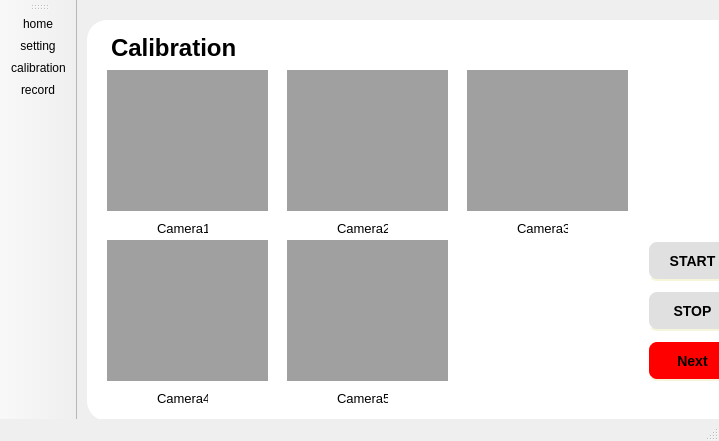
<?xml version="1.0" encoding="UTF-8"?>
<ui version="4.0">
 <class>MainWindow</class>
 <widget class="QMainWindow" name="MainWindow">
  <property name="geometry">
   <rect>
    <x>0</x>
    <y>0</y>
    <width>719</width>
    <height>441</height>
   </rect>
  </property>
  <property name="windowTitle">
   <string>MainWindow</string>
  </property>
  <widget class="QWidget" name="centralwidget">
   <widget class="QLabel" name="label_3">
    <property name="geometry">
     <rect>
      <x>10</x>
      <y>20</y>
      <width>661</width>
      <height>401</height>
     </rect>
    </property>
    <property name="styleSheet">
     <string notr="true">background-color: rgb(255, 255, 255);
border-radius: 20px;</string>
    </property>
    <property name="text">
     <string/>
    </property>
   </widget>
   <widget class="QTextBrowser" name="textBrowser_3">
    <property name="geometry">
     <rect>
      <x>30</x>
      <y>30</y>
      <width>301</width>
      <height>41</height>
     </rect>
    </property>
    <property name="font">
     <font>
      <pointsize>14</pointsize>
     </font>
    </property>
    <property name="frameShape">
     <enum>QFrame::NoFrame</enum>
    </property>
    <property name="frameShadow">
     <enum>QFrame::Plain</enum>
    </property>
    <property name="html">
     <string>&lt;!DOCTYPE HTML PUBLIC &quot;-//W3C//DTD HTML 4.0//EN&quot; &quot;http://www.w3.org/TR/REC-html40/strict.dtd&quot;&gt;
&lt;html&gt;&lt;head&gt;&lt;meta name=&quot;qrichtext&quot; content=&quot;1&quot; /&gt;&lt;style type=&quot;text/css&quot;&gt;
p, li { white-space: pre-wrap; }
&lt;/style&gt;&lt;/head&gt;&lt;body style=&quot; font-family:'MS Shell Dlg 2'; font-size:14pt; font-weight:400; font-style:normal;&quot;&gt;
&lt;p style=&quot; margin-top:0px; margin-bottom:0px; margin-left:0px; margin-right:0px; -qt-block-indent:0; text-indent:0px;&quot;&gt;&lt;span style=&quot; font-size:18pt; font-weight:600; color:#000000;&quot;&gt;Calibration&lt;/span&gt;&lt;/p&gt;&lt;/body&gt;&lt;/html&gt;</string>
    </property>
   </widget>
   <widget class="QLabel" name="camera1_label">
    <property name="geometry">
     <rect>
      <x>30</x>
      <y>70</y>
      <width>161</width>
      <height>141</height>
     </rect>
    </property>
    <property name="styleSheet">
     <string notr="true">background-color: rgb(160, 160, 160);</string>
    </property>
    <property name="text">
     <string/>
    </property>
   </widget>
   <widget class="QLabel" name="camera2_label">
    <property name="geometry">
     <rect>
      <x>210</x>
      <y>70</y>
      <width>161</width>
      <height>141</height>
     </rect>
    </property>
    <property name="styleSheet">
     <string notr="true">background-color: rgb(160, 160, 160);</string>
    </property>
    <property name="text">
     <string/>
    </property>
   </widget>
   <widget class="QLabel" name="camera3_label">
    <property name="geometry">
     <rect>
      <x>390</x>
      <y>70</y>
      <width>161</width>
      <height>141</height>
     </rect>
    </property>
    <property name="styleSheet">
     <string notr="true">background-color: rgb(160, 160, 160);</string>
    </property>
    <property name="text">
     <string/>
    </property>
   </widget>
   <widget class="QLabel" name="camera5_label">
    <property name="geometry">
     <rect>
      <x>210</x>
      <y>240</y>
      <width>161</width>
      <height>141</height>
     </rect>
    </property>
    <property name="styleSheet">
     <string notr="true">background-color: rgb(160, 160, 160);</string>
    </property>
    <property name="text">
     <string/>
    </property>
   </widget>
   <widget class="QLabel" name="camera4_label">
    <property name="geometry">
     <rect>
      <x>30</x>
      <y>240</y>
      <width>161</width>
      <height>141</height>
     </rect>
    </property>
    <property name="styleSheet">
     <string notr="true">background-color: rgb(160, 160, 160);</string>
    </property>
    <property name="text">
     <string/>
    </property>
   </widget>
   <widget class="QPushButton" name="calibration_next_but">
    <property name="geometry">
     <rect>
      <x>570</x>
      <y>340</y>
      <width>91</width>
      <height>41</height>
     </rect>
    </property>
    <property name="styleSheet">
     <string notr="true">QPushButton {
	background-color: rgb(255, 0, 0);
    border-style: outset;
    border-width: 2px;
    border-radius: 10px;
    border-color: beige;
    font: bold 14px;
    padding: 6px;
}</string>
    </property>
    <property name="text">
     <string>Next</string>
    </property>
   </widget>
   <widget class="QPushButton" name="calibration_start">
    <property name="geometry">
     <rect>
      <x>570</x>
      <y>240</y>
      <width>91</width>
      <height>41</height>
     </rect>
    </property>
    <property name="styleSheet">
     <string notr="true">QPushButton {
    background-color:rgb(224,224,224);
    border-style: outset;
    border-width: 2px;
    border-radius: 10px;
    border-color: beige;
    font: bold 14px;
    padding: 6px;
}</string>
    </property>
    <property name="text">
     <string>START</string>
    </property>
   </widget>
   <widget class="QPushButton" name="calibration_stop_but">
    <property name="geometry">
     <rect>
      <x>570</x>
      <y>290</y>
      <width>91</width>
      <height>41</height>
     </rect>
    </property>
    <property name="styleSheet">
     <string notr="true">QPushButton {
    background-color:rgb(224,224,224);
    border-style: outset;
    border-width: 2px;
    border-radius: 10px;
    border-color: beige;
    font: bold 14px;
    padding: 6px;
}</string>
    </property>
    <property name="text">
     <string>STOP</string>
    </property>
   </widget>
   <widget class="QLabel" name="label_8">
    <property name="geometry">
     <rect>
      <x>80</x>
      <y>220</y>
      <width>51</width>
      <height>16</height>
     </rect>
    </property>
    <property name="font">
     <font>
      <pointsize>10</pointsize>
     </font>
    </property>
    <property name="text">
     <string>Camera1</string>
    </property>
   </widget>
   <widget class="QLabel" name="label_9">
    <property name="geometry">
     <rect>
      <x>260</x>
      <y>220</y>
      <width>51</width>
      <height>16</height>
     </rect>
    </property>
    <property name="font">
     <font>
      <pointsize>10</pointsize>
     </font>
    </property>
    <property name="text">
     <string>Camera2</string>
    </property>
   </widget>
   <widget class="QLabel" name="label_10">
    <property name="geometry">
     <rect>
      <x>440</x>
      <y>220</y>
      <width>51</width>
      <height>16</height>
     </rect>
    </property>
    <property name="font">
     <font>
      <pointsize>10</pointsize>
     </font>
    </property>
    <property name="text">
     <string>Camera3</string>
    </property>
   </widget>
   <widget class="QLabel" name="label_11">
    <property name="geometry">
     <rect>
      <x>80</x>
      <y>390</y>
      <width>51</width>
      <height>16</height>
     </rect>
    </property>
    <property name="font">
     <font>
      <pointsize>10</pointsize>
     </font>
    </property>
    <property name="text">
     <string>Camera4</string>
    </property>
   </widget>
   <widget class="QLabel" name="label_13">
    <property name="geometry">
     <rect>
      <x>260</x>
      <y>390</y>
      <width>51</width>
      <height>16</height>
     </rect>
    </property>
    <property name="font">
     <font>
      <pointsize>10</pointsize>
     </font>
    </property>
    <property name="text">
     <string>Camera5</string>
    </property>
   </widget>
  </widget>
  <widget class="QStatusBar" name="statusbar"/>
  <widget class="QToolBar" name="toolBar">
   <property name="windowTitle">
    <string>toolBar</string>
   </property>
   <attribute name="toolBarArea">
    <enum>LeftToolBarArea</enum>
   </attribute>
   <attribute name="toolBarBreak">
    <bool>false</bool>
   </attribute>
   <addaction name="actionhome"/>
   <addaction name="actionsetting"/>
   <addaction name="actioncalibration"/>
   <addaction name="actionrecord"/>
  </widget>
  <action name="actionhome">
   <property name="icon">
    <iconset>
     <normaloff>image/home.png</normaloff>image/home.png</iconset>
   </property>
   <property name="text">
    <string>home</string>
   </property>
  </action>
  <action name="actionsetting">
   <property name="icon">
    <iconset>
     <normaloff>image/setting.png</normaloff>image/setting.png</iconset>
   </property>
   <property name="text">
    <string>setting</string>
   </property>
  </action>
  <action name="actioncalibration">
   <property name="icon">
    <iconset>
     <normaloff>image/measurement.png</normaloff>image/measurement.png</iconset>
   </property>
   <property name="text">
    <string>calibration</string>
   </property>
  </action>
  <action name="actionrecord">
   <property name="icon">
    <iconset>
     <normaloff>image/video.png</normaloff>image/video.png</iconset>
   </property>
   <property name="text">
    <string>record</string>
   </property>
  </action>
 </widget>
 <resources/>
 <connections/>
</ui>
